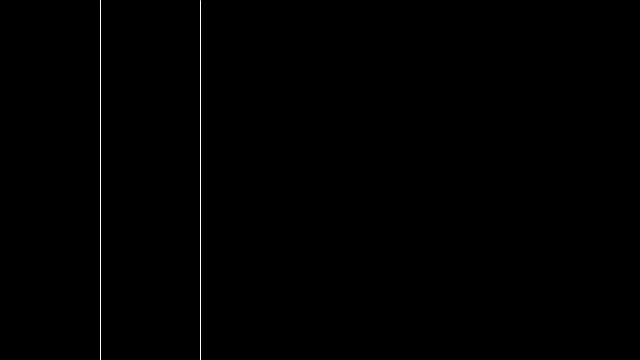
Frame 1 (no input)
Frame 60 (the mouse pressed at the canvas centre just before this capture): identical to frame 1, image omitted
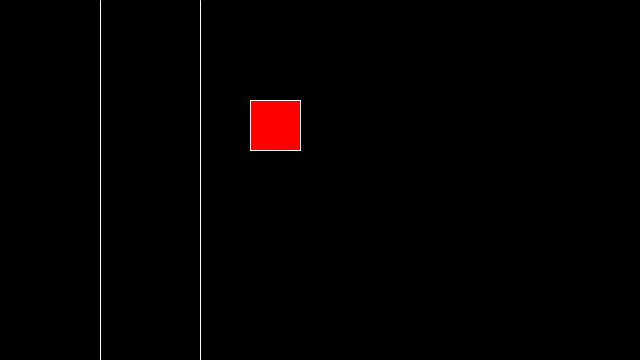
Frame 120 (the mouse held since frame 60 and released just before this capture)

The Processing sketch that drew these frames (run headless with seeded random() and noise(); from frame 60 on, the mouse is pressed at the canvas centre):

// Processing sketch: sample1
// ── sample1.pde
void setup() {
  size(640, 360);
}

void draw()
{
  background(0);

  stroke(255);
  line(100, 0, 100, height);

  line(200, 0, 200, height);

  if (mouseX > 200) {
    fill(255, 0, 0);
    rect(250, 100, 50, 50);
  } else if (mouseX > 100) {
    fill(0, 0, 255);
    rect(250, 200, 50, 50);
  }
}
